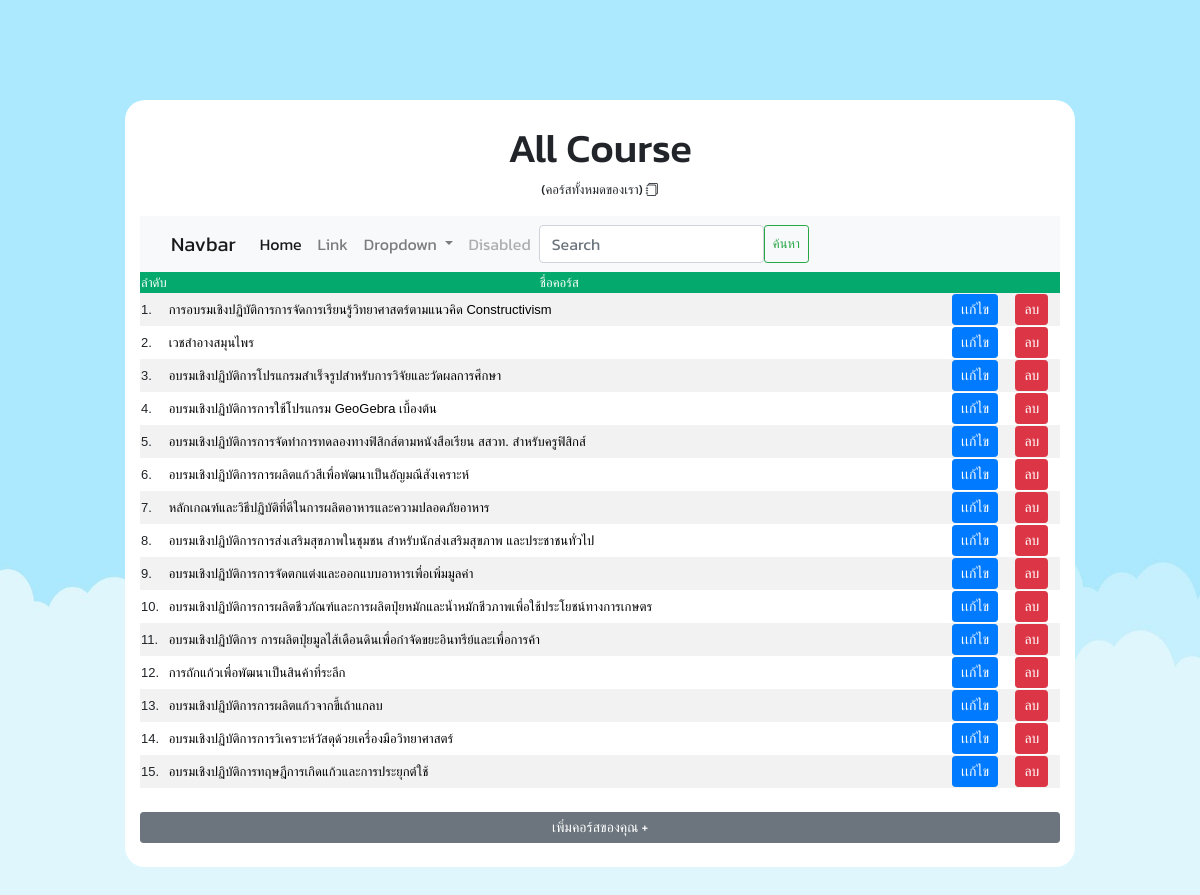
The page / on the database its author committed.
### tables this page shows
CREATE TABLE `sci_cs` (
  `cs_id` int(11) NOT NULL,
  `cs_name` varchar(100) NOT NULL,
  `cs_img` varchar(100) NOT NULL,
  `cs_date` varchar(40) NOT NULL,
  `cs_wallet` varchar(50) NOT NULL,
  `cs_range_date` varchar(400) NOT NULL,
  `cs_fcourse` varchar(400) NOT NULL,
  `cs_time` varchar(45) NOT NULL,
  `cs_location` varchar(50) NOT NULL,
  `cs_group` varchar(400) NOT NULL,
  `cs_detail` varchar(400) NOT NULL,
  `cs_perform` varchar(400) NOT NULL,
  `cs_reward` varchar(400) NOT NULL,
  `cs_schedule` varchar(400) NOT NULL,
  `cs_phone` char(10) DEFAULT NULL,
  `cs_year` char(4) DEFAULT NULL
);

### model/Course.php (called while the page is built, shortened)
<?php
class Course{
    private $ConDB;
    public function __construct(){
        $con = new ConDB();
        $con->connect();
        $this->ConDB = $con->conn;
    }
    public function getCourse()
    {
        $sql = "SELECT * FROM sci_cs";
        $query = $this->ConDB->prepare($sql);
        if( $query->execute()){
            $result = $query->fetchAll(PDO::FETCH_ASSOC);
            return $result;
        }else {
            return false;
        }
    }
}
?>

### model/ConDB.php (called while the page is built, shortened)
<?php
class ConDB{
    public function connect(){
        try{
            $this->conn = new PDO("mysql:host=localhost;dbname=sci_course","root","");
        }catch(PDOException $e){
            echo $e->getMessage();
        }
    }
}
?>

### index.php (the view, shortened to what this page needs)
<!DOCTYPE html>
<html lang="en">
<head>
    <link rel="stylesheet" href="style.css">
    <link rel="stylesheet" href="https://cdn.jsdelivr.net/npm/bootstrap@4.3.1/dist/css/bootstrap.min.css"
>
        <link rel="stylesheet" href="https://cdn.jsdelivr.net/npm/bootstrap-icons@1.10.3/font/bootstrap-icons.css">
</head>
<body>
    <div class="container">
        <div class="row align-items-start">
            <div class="col-1">
            </div>
    <div id="center-form" class="col-10">
    <br>
    <h1 class="text-center">All Course</h1>
    <p class="text-center" id="text-sm">(คอร์สทั้งหมดของเรา) <i class="bi bi-journals"></i></p>
    <nav class="navbar navbar-expand-lg navbar-light bg-light">
  <div class="container-fluid">
    <a class="navbar-brand" href="#">Navbar</a>
    <div class="collapse navbar-collapse" id="navbarSupportedContent">
      <ul class="navbar-nav me-auto mb-2 mb-lg-0">
        <li class="nav-item">
          <a class="nav-link active" aria-current="page" href="#">Home</a>
        </li>
        <li class="nav-item">
          <a class="nav-link" href="#">Link</a>
        </li>
        <li class="nav-item dropdown">
          <a class="nav-link dropdown-toggle" href="#" id="navbarDropdown" role="button" data-bs-toggle="dropdown" aria-expanded="false">
            Dropdown
          </a>
        </li>
        <li class="nav-item">
          <a class="nav-link disabled" href="#" tabindex="-1" aria-disabled="true">Disabled</a>
        </li>
      </ul>
      <form action="view/view_search_year.php" method="POST" class="d-flex">
        <input class="form-control me-2" type="search" placeholder="Search" name="cs_year"aria-label="Search">
        <button style="font-size:small;"class="btn btn-outline-success btn-sm" type="submit">ค้นหา</button>
      </form>
    </div>
  </div>
</nav>
    <?php
      include_once "model/ConDB.php";
      include_once  "model/Course.php";
      $obj_name = new Course();
      $rs2 = $obj_name->getCourse();
      $no = 1;
      echo "<table id='customers'>
      <tr>
        <th>ลำดับ</th>
        <th>ชื่อคอร์ส</th>
        <th></th>
        <th></th>
      </tr>
      ";
      foreach($rs2 as $row){
        echo "
        <tr>
            <td>$no.</td>
            <td width='88%'><a style='color: black;' href='view/view_detail_course.php?cs_id=".$row['cs_id']."'>".$row['cs_name']."</a></td>
            <td width='7%'><button class='btn btn-primary btn-sm'><a style='color: white;' href='view/view_edit_course.php?cs_id=".$row['cs_id']."'>เเก้ไข</a></button></td>
            <td width='5%'><button class='btn btn-danger btn-sm'><a style='color: white;' href='view/view_del_confirm.php?cs_id=".$row['cs_id']."'>ลบ</a></button></td>
        </tr>
        ";
        $no++;
      }
      echo "</table>
      <br>
      <form action='view/view_add_course.php'>
      <input type='submit' class='btn btn-secondary btn-sm btn-block' value='เพิ่มคอร์สของคุณ +' id='submit_buttons'>
      </form>
      ";
      ?>
        <br>
            </div>
     </div>
    </div>
    <br><br><br><br><br><br><br><br><br><br><br><br>
</body>
</html>

### style.css (style rules this page uses)
.text-center { text-align: center; }
#text-sm { font-size: small; }
#customers { font-family: Arial, Helvetica, sans-serif; border-collapse: collapse; }
#customers td, #customers th { font-size: small; font-weight:normal; }
#customers tr:nth-child(even) { background-color: #f2f2f2; }
#customers th { text-align: center; background-color: #04AA6D; color: white; }

### index.php (style rules this page uses)
body { background-image: url("images/background6.jpg"); background-size: 100% 100%; font-family: 'Kanit', sans-serif; }
#center-form { top: 100px; border-radius:20px ; background-color: white; }

### rows shown on the page
sci_cs: cs_name "การอบรมเชิงปฏิบัติการการจัดการเรียนรู้วิทยาศาสตร์ตามแนวคิด Constructivism"
sci_cs: cs_name "เวชสำอางสมุนไพร"
sci_cs: cs_name "อบรมเชิงปฏิบัติการโปรแกรมสำเร็จรูปสำหรับการวิจัยและวัดผลการศึกษา"
sci_cs: cs_name "อบรมเชิงปฏิบัติการการใช้โปรแกรม GeoGebra เบื้องต้น"
sci_cs: cs_name "อบรมเชิงปฏิบัติการการจัดทำการทดลองทางฟิสิกส์ตามหนังสือเรียน สสวท. สำหรับครูฟิสิกส์"
sci_cs: cs_name "อบรมเชิงปฏิบัติการการผลิตแก้วสีเพื่อพัฒนาเป็นอัญมณีสังเคราะห์"
sci_cs: cs_name "หลักเกณฑ์และวิธีปฏิบัติที่ดีในการผลิตอาหารและความปลอดภัยอาหาร"
sci_cs: cs_name "อบรมเชิงปฏิบัติการการส่งเสริมสุขภาพในชุมชน สำหรับนักส่งเสริมสุขภาพ และประชาชนทั่วไป"
sci_cs: cs_name "อบรมเชิงปฏิบัติการการจัดตกแต่งและออกแบบอาหารเพื่อเพิ่มมูลค่า"
sci_cs: cs_name "อบรมเชิงปฏิบัติการการผลิตชีวภัณฑ์และการผลิตปุ๋ยหมักและน้ำหมักชีวภาพเพื่อใช้ประโยชน์ทางการเกษตร"
sci_cs: cs_name "อบรมเชิงปฏิบัติการ การผลิตปุ๋ยมูลไส้เดือนดินเพื่อกำจัดขยะอินทรีย์และเพื่อการค้า"
sci_cs: cs_name "การถักแก้วเพื่อพัฒนาเป็นสินค้าที่ระลึก"
sci_cs: cs_name "อบรมเชิงปฏิบัติการการผลิตแก้วจากขี้เถ้าแกลบ"
sci_cs: cs_name "อบรมเชิงปฏิบัติการการวิเคราะห์วัสดุด้วยเครื่องมือวิทยาศาสตร์"
sci_cs: cs_name "อบรมเชิงปฏิบัติการทฤษฎีการเกิดแก้วและการประยุกต์ใช้"
